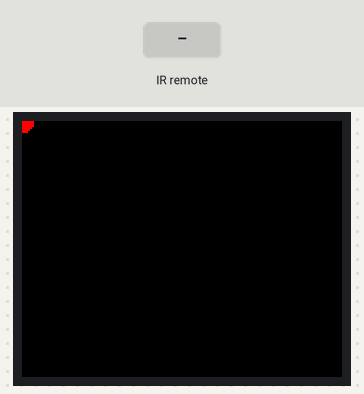
A sketch run on a simulated Arduino Uno, built with avr-gcc and run on an emulated ATmega328P. On the bench: 160×128 colour display. The inputs (shaded band) are chosen by the test bench.

Above: at 1.3 s.
1.4 s: infrared code 0x5A received
At 2.2 s:
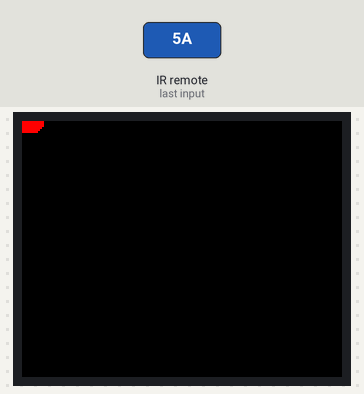
2.9 s: infrared code 0x52 received
At 3.3 s:
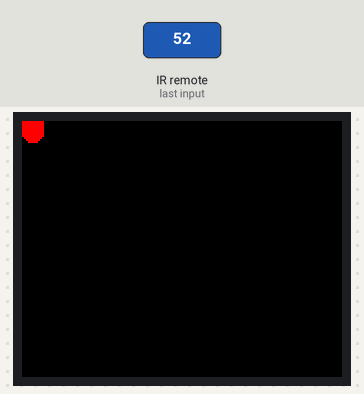
Timing chart, 0 to 5.9 s (numbered marks = the images above; inputs shaded):
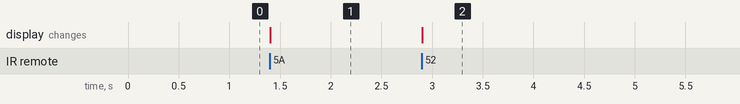

The sketch:

04-IR-Ball.ino
```cpp
#include <SPI.h>
#include <Adafruit_GFX.h>
#include <Adafruit_ST7735.h>
#include <IRremote.hpp>

#define TFT_CS    10
#define TFT_RST    8
#define TFT_DC     9
#define IR_PIN     2

Adafruit_ST7735 tft(TFT_CS, TFT_DC, 11, 13, TFT_RST);

#define STEP 5

uint8_t x = 0;
uint8_t y = 0;
uint8_t lastCommand = 0;

void drawBall() {
  tft.fillCircle(x, y, STEP, ST77XX_RED);
}

void setup() {
  tft.initR(INITR_BLACKTAB);
  tft.setRotation(1);
  tft.fillScreen(ST77XX_BLACK);

  drawBall();

  IrReceiver.begin(IR_PIN, DISABLE_LED_FEEDBACK);
}

void loop() {

  if (!IrReceiver.decode()) {
    return;
  }

  if (IrReceiver.decodedIRData.protocol != NEC) {
    IrReceiver.resume();
    return;
  }

  if (!(IrReceiver.decodedIRData.flags & IRDATA_FLAGS_IS_REPEAT)) {
    lastCommand = IrReceiver.decodedIRData.command;
  }

  switch (lastCommand) {
    case 0x5A:
      x += STEP;
      break;

    case 0x08:
      x -= STEP;
      break;

    case 0x18:
      y -= STEP;
      break;

    case 0x52:
      y += STEP;
      break;
  }

  drawBall();

  IrReceiver.resume();
}
```

Measured:
- after the input at 1.4 s, the display: changes at once (image 1)
- after the input at 2.9 s, the display: changes at once (image 2)
